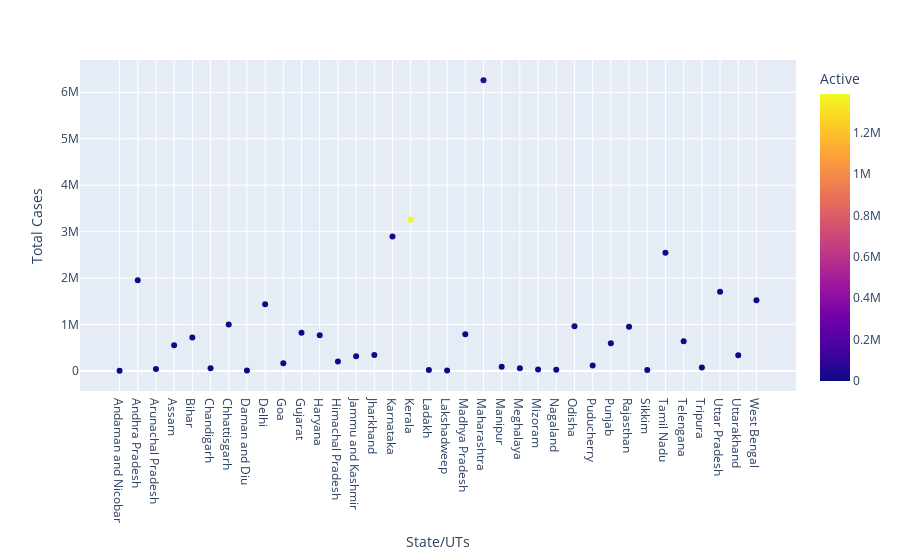

Notebook code for this chart:
### Markdown cell above
# Let us Visualize and compare the total cases vs active cases for each state and then we would understand what I told before

### Code cell
fig = px.scatter(df, x="State/UTs", y="Total Cases", color="Active",)

fig.show()

### Figure 1 — Plotly figure (JSON) as saved in the notebook; plotly's stock layout.template omitted (floating-point values rounded to 4 significant figures)
{"data": [{"hovertemplate": "State/UTs=%{x}<br>Total Cases=%{y}<br>Active=%{marker.color}<extra></extra>", "legendgroup": "", "marker": {"color": [14, 22358, 4465, 15726, 530, 32, 2789, 48, 587, 1238, 342, 740, 931, 1319, 276, 23928, 1386262, 68, 81, 149, 96833, 10251, 4708, 7772, 1312, 17201, 922, 771, 328, 2849, 24025, 9625, 3934, 932, 611, 11891], "coloraxis": "coloraxis", "symbol": "circle"}, "mode": "markers", "name": "", "orientation": "v", "showlegend": false, "type": "scatter", "x": ["Andaman and Nicobar", "Andhra Pradesh", "Arunachal Pradesh", "Assam", "Bihar", "Chandigarh", "Chhattisgarh", "Daman and Diu", "Delhi", "Goa", "Gujarat", "Haryana", "Himachal Pradesh", "Jammu and Kashmir", "Jharkhand", "Karnataka", "Kerala", "Ladakh", "Lakshadweep", "Madhya Pradesh", "Maharashtra", "Manipur", "Meghalaya", "Mizoram", "Nagaland", "Odisha", "Puducherry", "Punjab", "Rajasthan", "Sikkim", "Tamil Nadu", "Telengana", "Tripura", "Uttar Pradesh", "Uttarakhand", "West Bengal"], "xaxis": "x", "y": [7525, 1952513, 45703, 557437, 724390, 61922, 1001037, 10637, 1435844, 170416, 824683, 769717, 205017, 320491, 346918, 2893556, 3254064, 20296, 10127, 791738, 6258079, 91460, 60597, 31145, 27240, 965715, 120227, 598741, 953522, 24823, 2546689, 640659, 76315, 1708152, 341673, 1522833], "yaxis": "y"}], "layout": {"coloraxis": {"colorbar": {"title": {"text": "Active"}}, "colorscale": [[0, "#0d0887"], [0.1111, "#46039f"], [0.2222, "#7201a8"], [0.3333, "#9c179e"], [0.4444, "#bd3786"], [0.5556, "#d8576b"], [0.6667, "#ed7953"], [0.7778, "#fb9f3a"], [0.8889, "#fdca26"], [1, "#f0f921"]]}, "legend": {"tracegroupgap": 0}, "margin": {"t": 60}, "xaxis": {"anchor": "y", "domain": [0, 1], "title": {"text": "State/UTs"}}, "yaxis": {"anchor": "x", "domain": [0, 1], "title": {"text": "Total Cases"}}}}
